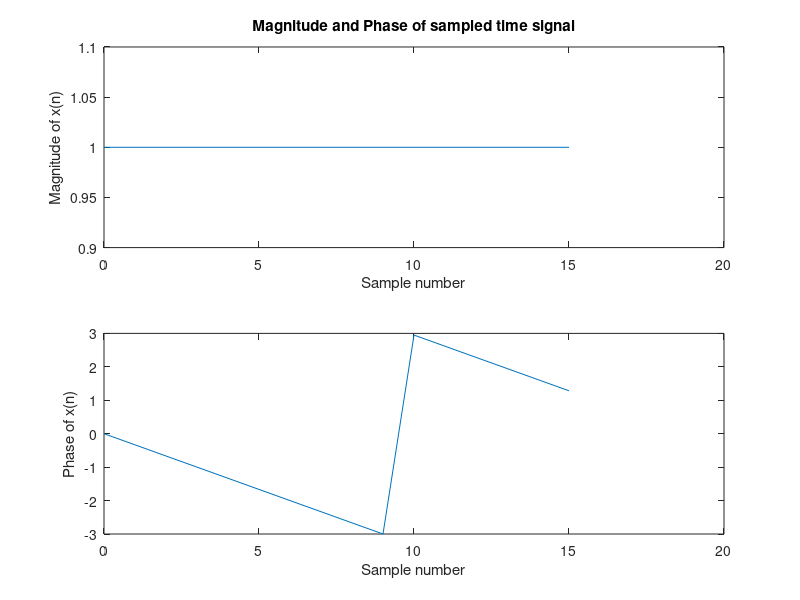
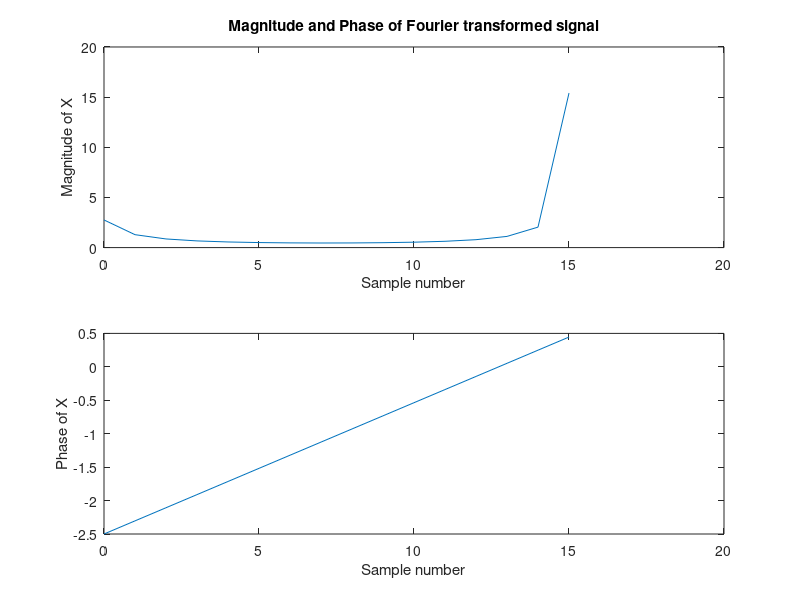

Write the MATLAB code that produced these figures, in order.
% Function is e^(-jn/3)
% n is 0:15
n = 0:15;
x_n = exp(-1i .* n ./ 3);
X = fft(x_n);

figure(1);
subplot(2,1,1);
plot(n,abs(x_n));
title('Magnitude and Phase of sampled time signal');
ylabel('Magnitude of x(n)');
xlabel('Sample number');
subplot(2,1,2);
plot(n,angle(x_n));
ylabel('Phase of x(n)');
xlabel('Sample number');

figure(2);
subplot(2,1,1);
plot(n,abs(X));
title('Magnitude and Phase of Fourier transformed signal');
ylabel('Magnitude of X');
xlabel('Sample number');
subplot(2,1,2);
plot(n,angle(X));
ylabel('Phase of X');
xlabel('Sample number');